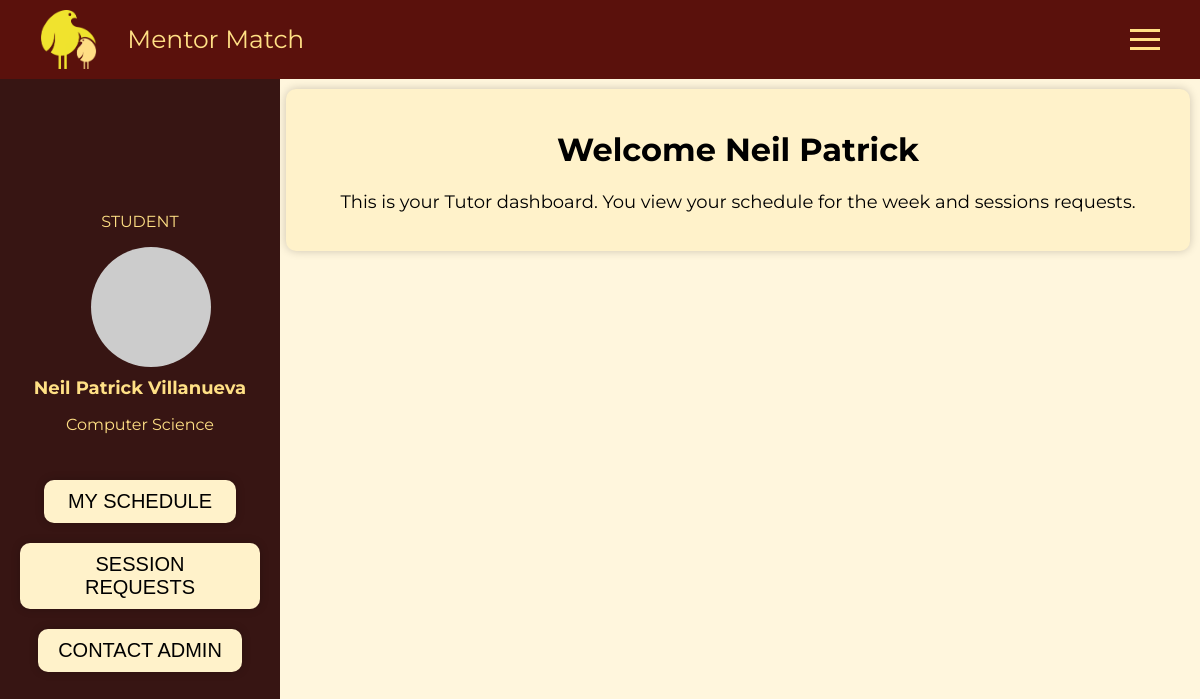
The page /tutor (signed in) on the database its author committed.
### app/models/users.py (models this page shows, shortened)
class Users(UserMixin, db.Model):
    __tablename__ = "USERS"
    id = db.Column(db.Integer, primary_key=True)
    login_name = db.Column(db.String(50), unique=True, nullable=False)
    first_name = db.Column(db.String(100), unique=False, nullable=False)
    last_name = db.Column(db.String(100), unique=False, nullable=False)
    university_number = db.Column(db.String(20), unique=True, nullable=False)
    university_email = db.Column(db.String(225), unique=True, nullable=False)
    program = db.Column(db.String(100), nullable=True)
    password = db.Column(db.String(200), nullable=False)
    account_status = db.Column(db.Integer)
    tags = db.Column(db.String(200), nullable=True)

### app/routes/tutor/dashboard.py (the view)
@tutor_dashboard_route.route("/tutor")
@login_required
def dashboard():
    return render_template("tutor_home.html",
                           show_my_schedule=False,
                           show_session_requests=False,
                           show_contact_admin=False)

### app/templates/tutor_home.html (shortened to what this page needs)
{% extends 'base.html' %}
{% block main %}
<div class="dashboard-container">
    <div class="admin-info">
        <p>{{account_type[current_user.account_status]}}</p>
        <div class="user-circle"></div>
        <div class="user-info">
            <h3>{{current_user.first_name + " " + current_user.last_name}}</h3>
            <p>{{current_user.program}}</p>
        </div>
    </div>
    <button class="dashboard-button" id="myScheduleBtn"
        style="background-color: {% if show_my_schedule %} #AC8616 {% endif %};">MY SCHEDULE</button>
    <button class="dashboard-button" id="sessionRequestsBtn"
        style="background-color: {% if show_session_requests %} #AC8616 {% endif %};">SESSION REQUESTS</button>
    <button class="dashboard-button" id="contactAdminBtn"
        style="background-color: {% if show_contact_admin %} #AC8616 {% endif %};">CONTACT ADMIN</button>
</div>
<div class="content">
    {% if not show_my_schedule and not show_session_requests and not show_contact_admin %}
    <div class="dash-info">
        <div class="welcome-message">
            <h1>Welcome {{current_user.first_name}}</h1>
            <p>This is your Tutor dashboard. You view your schedule for the week and sessions requests.</p>
        </div>
    </div>
    {% endif %}
</div>
{% endblock %}

### app/templates/base.html (style rules this page uses)
body { font-family: Montserrat; margin: 0; padding: 0; }

### app/templates/tutor_home.html (style rules this page uses)
body, html { margin: 0; padding: 0; box-sizing: border-box; background-color: #FFF6DD; }
.dashboard-container { background-color: #371513; height: 100%; position: fixed; width: 20%; display: flex; flex-direction: column; align-items: center; justify-content: center; padding: 20px; top: 1; }
.admin-info { color: #FFE085; display: flex; flex-direction: column; align-items: center; margin-bottom: 20px; margin-top: -50%; }
.user-circle { width: 120px; height: 120px; background-color: #ccc; border-radius: 50%; margin-bottom: 10px; display: flex; justify-content: center; align-items: center; margin-left: 10%; }
.user-info { text-align: center; }
.user-info h3 { margin: 0; font-size: 18px; }
.dashboard-button { font-size: 20px; background-color: #FFF2CA; color: #000000; border: none; padding: 10px 20px; margin: 10px 0; cursor: pointer; text-align: center; min-width: 80%; max-width: 100%; border-radius: 10px; box-shadow: 0 0 10px rgba(0, 0, 0, 0.2); }
.content { margin-left: 23%; padding: 10px; }
.welcome-message { text-align: center; background-color: #FFF2CA; padding: 20px; border-radius: 10px; box-shadow: 0 0 10px rgba(0, 0, 0, 0.2); }
.welcome-message h1 { font-size: 32px; color: #000000; }
.welcome-message p { font-size: 18px; color: #000000; }

### rows shown on the page
Users: account_status "STUDENT", first_name+last_name "Neil Patrick Villanueva", program "Computer Science", first_name "Neil Patrick"
